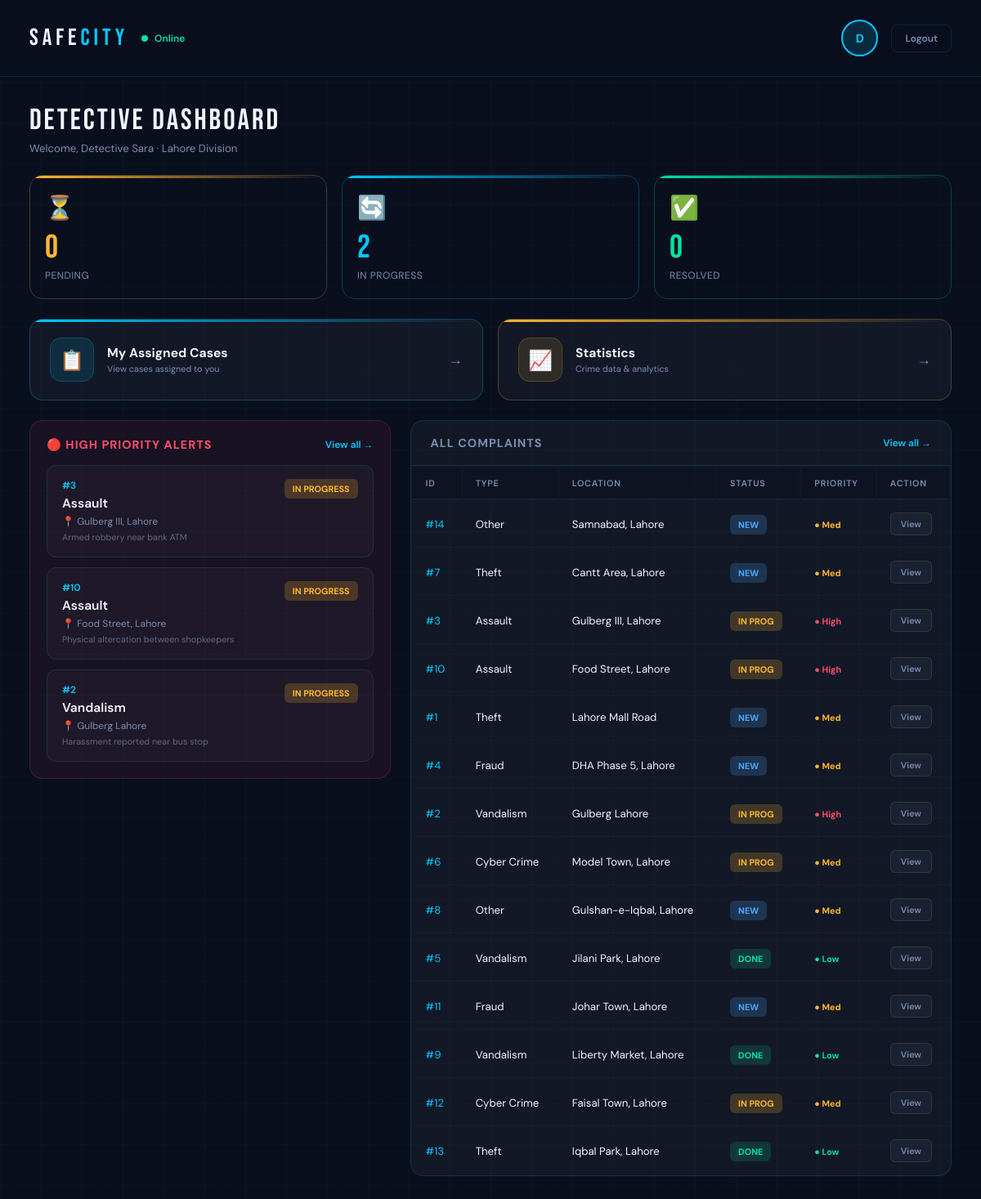
Before: /detective_dashboard (signed in) with the older database file.
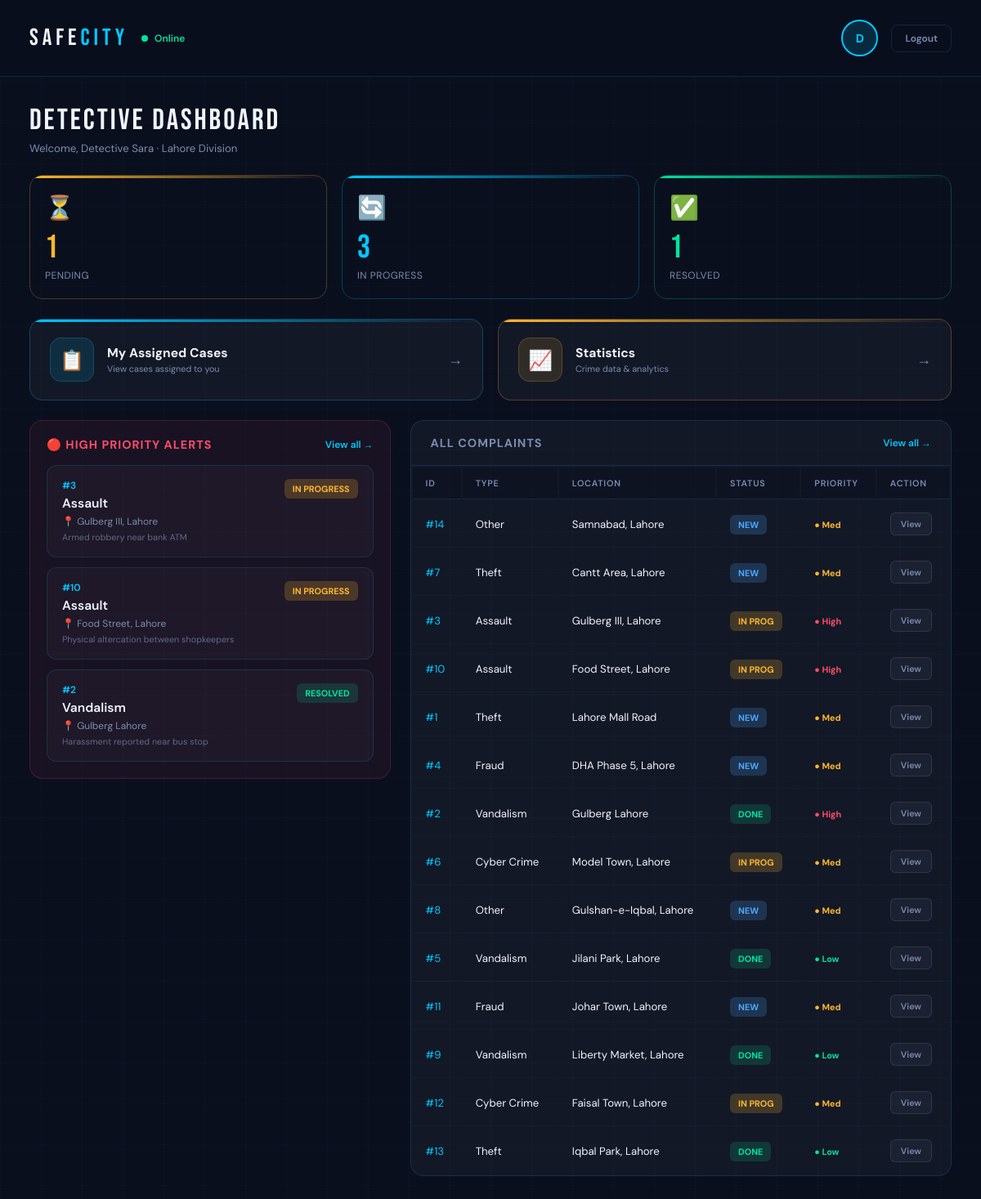
After: the same page with the newer database file.
### tables this page shows
CREATE TABLE Cases (
    case_id INTEGER PRIMARY KEY AUTOINCREMENT,
    complaint_id INTEGER UNIQUE,
    assigned_police_id INTEGER,
    assigned_detective_id INTEGER,
    assigned_volunteer_id INTEGER,
    priority TEXT DEFAULT 'Medium' CHECK(priority IN ('High','Medium','Low')),
    notes TEXT,
    last_updated DATETIME DEFAULT CURRENT_TIMESTAMP,

    FOREIGN KEY (complaint_id) REFERENCES Complaints(complaint_id),
    FOREIGN KEY (assigned_police_id) REFERENCES AuthorizedPersonnel(personnel_id),
    FOREIGN KEY (assigned_detective_id) REFERENCES AuthorizedPersonnel(personnel_id),
    FOREIGN KEY (assigned_volunteer_id) REFERENCES Citizens(citizen_id)
);

CREATE TABLE Complaints (
    complaint_id INTEGER PRIMARY KEY AUTOINCREMENT,
    user_id INTEGER,
    category_id INTEGER,
    description TEXT NOT NULL,
    location TEXT NOT NULL,
    status TEXT DEFAULT 'Pending' CHECK(status IN ('Pending','In Progress','Resolved')),
    created_at DATETIME DEFAULT CURRENT_TIMESTAMP,

    FOREIGN KEY (user_id) REFERENCES Citizens(citizen_id),
    FOREIGN KEY (category_id) REFERENCES CrimeCategories(category_id)
);

CREATE TABLE CrimeCategories (
    category_id INTEGER PRIMARY KEY AUTOINCREMENT,
    name TEXT UNIQUE NOT NULL
);

### app.py (the view)
@app.route('/detective_dashboard')
def detective_dashboard():
    if session.get('role') != 'Detective':
        return redirect(url_for('login'))
    conn = get_db_connection()
    pending = conn.execute('''
        SELECT COUNT(*) FROM Complaints c
        JOIN Cases cs ON c.complaint_id = cs.complaint_id
        WHERE cs.assigned_detective_id = ? AND c.status = 'Pending'
    ''', (session.get('user_id'),)).fetchone()[0]
    in_progress = conn.execute('''
        SELECT COUNT(*) FROM Complaints c
        JOIN Cases cs ON c.complaint_id = cs.complaint_id
        WHERE cs.assigned_detective_id = ? AND c.status = 'In Progress'
    ''', (session.get('user_id'),)).fetchone()[0]
    resolved = conn.execute('''
        SELECT COUNT(*) FROM Complaints c
        JOIN Cases cs ON c.complaint_id = cs.complaint_id
        WHERE cs.assigned_detective_id = ? AND c.status = 'Resolved'
    ''', (session.get('user_id'),)).fetchone()[0]
    high_priority = conn.execute("""
        SELECT  c.complaint_id,
                cc.name            AS category,
                c.description,
                c.location,
                c.status,
                cs.priority
        FROM    Complaints c
        JOIN    Cases cs  ON c.complaint_id = cs.complaint_id
        JOIN    CrimeCategories cc ON c.category_id = cc.category_id
        WHERE   cs.priority = 'High'
        ORDER   BY c.created_at DESC
        LIMIT   4
    """).fetchall()
    all_complaints = conn.execute("""
        SELECT  c.complaint_id,
                cc.name                        AS category,
                c.location,
                c.status,
                COALESCE(cs.priority, 'Medium') AS priority
        FROM    Complaints c
        LEFT JOIN Cases cs  ON c.complaint_id = cs.complaint_id
        JOIN    CrimeCategories cc ON c.category_id = cc.category_id
        ORDER   BY c.created_at DESC
    """).fetchall()
    conn.close()
    return render_template(
        'detective_dashboard.html',
        pending=pending,
        in_progress=in_progress,
        resolved=resolved,
        high_priority=high_priority,
        all_complaints=all_complaints,
    )

### app.py (called while the page is built)
def get_db_connection():
    conn = sqlite3.connect(DATABASE)
    conn.row_factory = sqlite3.Row
    return conn

### templates/detective_dashboard.html (shortened to what the changed rows need)
<!DOCTYPE html>
<html lang="en">
<head>
</head>
<body>
  <div class="app-container">
    <div class="app-content">
      <div class="content">
        <div class="stats-grid">
          <div class="stat-card c-yellow">
            <div class="stat-icon">⏳</div>
            <div class="stat-num">{{ pending }}</div>
            <div class="stat-lbl">Pending</div>
          </div>
          <div class="stat-card c-cyan">
            <div class="stat-icon">🔄</div>
            <div class="stat-num">{{ in_progress }}</div>
            <div class="stat-lbl">In Progress</div>
          </div>
          <div class="stat-card c-green">
            <div class="stat-icon">✅</div>
            <div class="stat-num">{{ resolved }}</div>
            <div class="stat-lbl">Resolved</div>
          </div>
        </div>
        <div class="two-column-layout">
          <div class="priority-section">
            {% if high_priority %}
              {% for hp in high_priority %}
              <div class="incident-item">
                <div class="incident-info">
                  <div class="incident-id">#{{ hp['complaint_id'] }}</div>
                  <div class="incident-type">{{ hp['category'] }}</div>
                  <div class="incident-loc">📍 {{ hp['location'] }}</div>
                  {% if hp['description'] %}
                  <div class="incident-desc">{{ hp['description'][:80] }}{% if hp['description']|length > 80 %}…{% endif %}</div>
                  {% endif %}
                </div>
                <div class="incident-right">
                  {% if hp['status'] == 'Pending' %}
                    <span class="status-pill sp-new">New</span>
                  {% elif hp['status'] == 'In Progress' %}
                    <span class="status-pill sp-progress">In Progress</span>
                  {% else %}
                    <span class="status-pill sp-resolved">Resolved</span>
                  {% endif %}
                </div>
              </div>
              {% endfor %}
            {% else %}
              <div class="empty-state">
                <div class="empty-icon">🟢</div>
                No high priority alerts right now.
              </div>
            {% endif %}
          </div>
          <div class="complaints-section">
            <div class="table-wrapper">
              {% if all_complaints %}
              <table class="complaints-table">
                <thead>
                  <tr>
                    <th>ID</th>
                    <th>Type</th>
                    <th>Location</th>
                    <th>Status</th>
                    <th>Priority</th>
                    <th>Action</th>
                  </tr>
                </thead>
                <tbody>
                  {% for c in all_complaints %}
                  <tr>
                    <td style="color:var(--cyan)">#{{ c['complaint_id'] }}</td>
                    <td>{{ c['category'] }}</td>
                    <td>{{ c['location'] }}</td>
                    <td>
                      {% if c['status'] == 'Pending' %}
                        <span class="status-pill sp-new">New</span>
                      {% elif c['status'] == 'In Progress' %}
                        <span class="status-pill sp-progress">In Prog</span>
                      {% else %}
                        <span class="status-pill sp-resolved">Done</span>
                      {% endif %}
                    </td>
                    <td>
                      {% if c['priority'] == 'High' %}
                        <span class="pr-high">● High</span>
                      {% elif c['priority'] == 'Medium' %}
                        <span class="pr-med">● Med</span>
                      {% else %}
                        <span class="pr-low">● Low</span>
                      {% endif %}
                    </td>
                    <td class="td-action">
                      <a href="/case_detail/{{ c['complaint_id'] }}" class="assign-btn">View</a>
                    </td>
                  </tr>
                  {% endfor %}
                </tbody>
              </table>
              {% else %}
              <div class="empty-state">
                <div class="empty-icon">📋</div>
                No complaints filed yet.
              </div>
              {% endif %}
            </div>
          </div>
        </div>
      </div>
    </div>
  </div>
</body>
</html>

Changed rows visible on the page:
changed Cases "Vandalism": text "IN PROGRESS" → "RESOLVED"
changed Complaints "Gulberg Lahore": status "IN PROG" → "DONE"
Other visible differences:
{{ pending }}: "0" → "1"
{{ in_progress }}: "2" → "3"
{{ resolved }}: "0" → "1"
